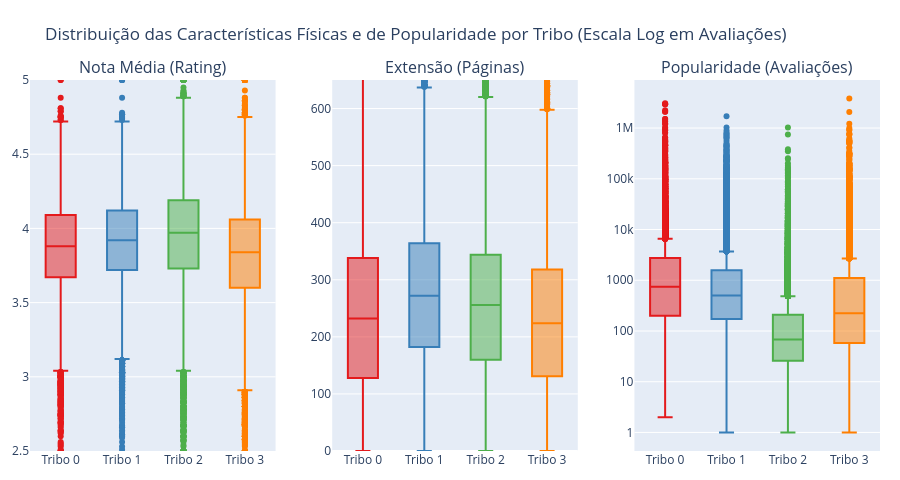

Notebook cell for this chart:
### Markdown cell above
* **Análise Detalhada do DNA Literário (Storytelling):**
  * **Tribo 0 (Vermelho - Universo Geek):** Focado 100% em *Fantasia e Ficção Científica*, com forte presença de *Ficção Geral e Literatura* (87%) e *Infantojuvenil e Quadrinhos* (46%). Representa a comunidade de leitores de sagas e mundos fantásticos.
  * **Tribo 1 (Azul - Literatura Sênior & Ensaios):** Esta tribo agrupa obras com as tags de *Ficção Geral e Literatura* (100% de presença) e *Não-Ficção e Autodesenvolvimento* (100%). Possui também alta taxa de *História e Biografia* (56%). Representa biografias literárias, ensaios filosóficos e clássicos intelectuais que mesclam literatura e realidade.
  * **Tribo 2 (Verde - Não-Ficção & Lazer):** Reúne obras práticas e informativas, com *Não-Ficção* (88% de presença) e *Outros* (75%), além de *Artes, Lazer e Estilo de Vida* (37%). É o grupo de manuais, guias profissionais e livros de hobbies.
  * **Tribo 3 (Laranja - Romance & Drama):** Reúne livros com *Romance* (46% de presença) e *Ficção Geral* (77%), sem nenhuma presença de Fantasia (0%). Representa a literatura romântica popular e dramas de entretenimento.

> **Por que a Tribo 1 tem 100% de Não-Ficção e 100% de Literatura ao mesmo tempo?**
> Isso reflete o fato de que muitas obras de história, memórias narrativas, biografias intelectuais ou ensaios filosóficos são classificadas tanto como "Não-Ficção" quanto como "Literatura". O K-Means identificou essa interseção e a isolou no Cluster 1, agrupando os livros com maior densidade intelectual e textual.

---

## 4. Capítulo 3: Os Hábitos de Consumo e Avaliação
Sabemos o que eles leem, mas **como** eles consomem esses livros?
* Eles leem calhamaços ou livros de leitura rápida?
* Suas tribos são rigorosas ou generosas nas notas médias?
* Suas leituras são fenômenos mundiais (milhões de avaliações) ou obras de nicho?

Analisamos isso através de boxplots comparativos para a Nota Média (`rating`), Extensão (`pages`) e Popularidade (`totalratings`).

### Code cell
fig_box = make_subplots(
    rows=1, cols=3, 
    subplot_titles=('Nota Média (Rating)', 'Extensão (Páginas)', 'Popularidade (Avaliações)')
)

# Copiar dataframe e mapear nomes legíveis
df_plot = df.copy()
df_plot['Nome_Tribo'] = df_plot['Cluster'].map({
    0: 'Tribo 0 (Universo Geek)',
    1: 'Tribo 1 (Literatura Sênior)',
    2: 'Tribo 2 (Não-Ficção & Lazer)',
    3: 'Tribo 3 (Romance & Drama)'
})

# Adicionar Boxplots individuais para cada cluster com cores estritas
for cluster_id, color in zip([0, 1, 2, 3], ['#e41a1c', '#377eb8', '#4daf4a', '#ff7f00']):
    subset = df_plot[df_plot['Cluster'] == cluster_id]
    
    fig_box.add_trace(
        go.Box(y=subset['rating'], name=f"Tribo {cluster_id}", marker_color=color, showlegend=False),
        row=1, col=1
    )
    fig_box.add_trace(
        go.Box(y=subset['pages'], name=f"Tribo {cluster_id}", marker_color=color, showlegend=False),
        row=1, col=2
    )
    fig_box.add_trace(
        go.Box(y=subset['totalratings'] + 1, name=f"Tribo {cluster_id}", marker_color=color, showlegend=False),
        row=1, col=3
    )

# Definir limites de zoom para podermos ler a caixa central ignorando os outliers gigantescos
fig_box.update_yaxes(range=[2.5, 5.0], row=1, col=1)
fig_box.update_yaxes(range=[0, 650], row=1, col=2)
fig_box.update_yaxes(type="log", row=1, col=3) # Escala logarítmica para lidar com a enorme disparidade de popularidade

fig_box.update_layout(
    title_text='Distribuição das Características Físicas e de Popularidade por Tribo (Escala Log em Avaliações)',
    height=480,
    margin=dict(t=80, b=20, l=20, r=20)
)
fig_box.show()

### Figure 1 — Plotly figure (JSON) as saved in the notebook; plotly's stock layout.template omitted (floating-point values rounded to 4 significant figures; data arrays with more than 128 entries replaced by an {"elided": "..."} marker saying what was removed)
{"data": [{"marker": {"color": "#e41a1c"}, "name": "Tribo 0", "showlegend": false, "y": {"elided": "15200 float values"}, "type": "box", "xaxis": "x", "yaxis": "y"}, {"marker": {"color": "#e41a1c"}, "name": "Tribo 0", "showlegend": false, "y": {"elided": "15200 float values"}, "type": "box", "xaxis": "x2", "yaxis": "y2"}, {"marker": {"color": "#e41a1c"}, "name": "Tribo 0", "showlegend": false, "y": {"elided": "15200 float values"}, "type": "box", "xaxis": "x3", "yaxis": "y3"}, {"marker": {"color": "#377eb8"}, "name": "Tribo 1", "showlegend": false, "y": {"elided": "19603 float values"}, "type": "box", "xaxis": "x", "yaxis": "y"}, {"marker": {"color": "#377eb8"}, "name": "Tribo 1", "showlegend": false, "y": {"elided": "19603 float values"}, "type": "box", "xaxis": "x2", "yaxis": "y2"}, {"marker": {"color": "#377eb8"}, "name": "Tribo 1", "showlegend": false, "y": {"elided": "19603 float values"}, "type": "box", "xaxis": "x3", "yaxis": "y3"}, {"marker": {"color": "#4daf4a"}, "name": "Tribo 2", "showlegend": false, "y": {"elided": "29162 float values"}, "type": "box", "xaxis": "x", "yaxis": "y"}, {"marker": {"color": "#4daf4a"}, "name": "Tribo 2", "showlegend": false, "y": {"elided": "29162 float values"}, "type": "box", "xaxis": "x2", "yaxis": "y2"}, {"marker": {"color": "#4daf4a"}, "name": "Tribo 2", "showlegend": false, "y": {"elided": "29162 float values"}, "type": "box", "xaxis": "x3", "yaxis": "y3"}, {"marker": {"color": "#ff7f00"}, "name": "Tribo 3", "showlegend": false, "y": {"elided": "18014 float values"}, "type": "box", "xaxis": "x", "yaxis": "y"}, {"marker": {"color": "#ff7f00"}, "name": "Tribo 3", "showlegend": false, "y": {"elided": "18014 float values"}, "type": "box", "xaxis": "x2", "yaxis": "y2"}, {"marker": {"color": "#ff7f00"}, "name": "Tribo 3", "showlegend": false, "y": {"elided": "18014 float values"}, "type": "box", "xaxis": "x3", "yaxis": "y3"}], "layout": {"xaxis": {"anchor": "y", "domain": [0.0, 0.2889]}, "yaxis": {"anchor": "x", "domain": [0.0, 1.0], "range": [2.5, 5.0]}, "xaxis2": {"anchor": "y2", "domain": [0.3556, 0.6444]}, "yaxis2": {"anchor": "x2", "domain": [0.0, 1.0], "range": [0, 650]}, "xaxis3": {"anchor": "y3", "domain": [0.7111, 1.0]}, "yaxis3": {"anchor": "x3", "domain": [0.0, 1.0], "type": "log"}, "annotations": [{"font": {"size": 16}, "showarrow": false, "text": "Nota Média (Rating)", "x": 0.1444, "xanchor": "center", "xref": "paper", "y": 1.0, "yanchor": "bottom", "yref": "paper"}, {"font": {"size": 16}, "showarrow": false, "text": "Extensão (Páginas)", "x": 0.5, "xanchor": "center", "xref": "paper", "y": 1.0, "yanchor": "bottom", "yref": "paper"}, {"font": {"size": 16}, "showarrow": false, "text": "Popularidade (Avaliações)", "x": 0.8556, "xanchor": "center", "xref": "paper", "y": 1.0, "yanchor": "bottom", "yref": "paper"}], "title": {"text": "Distribuição das Características Físicas e de Popularidade por Tribo (Escala Log em Avaliações)"}, "margin": {"t": 80, "b": 20, "l": 20, "r": 20}, "height": 480}}
